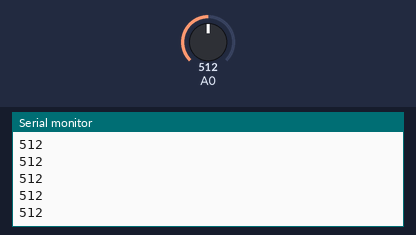
A sketch run on a simulated Arduino Uno, built with avr-gcc and run on an emulated ATmega328P. On the bench: the last lines printed to the serial monitor. Inputs (shaded band) come from the test bench; at power-on: A0 = 512.

Above: at 1.2 s.
1.3 s: A0 set to 716
At 1.31 s:
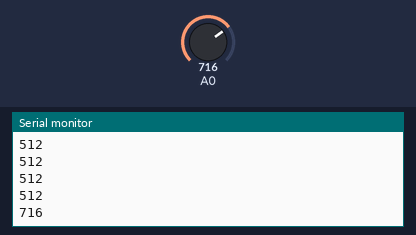
2.8 s: A0 set to 900
At 2.81 s:
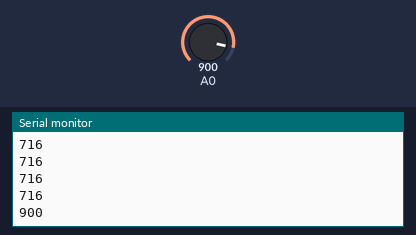
Timing chart, 0 to 5.8 s (numbered marks = the images above; inputs shaded):
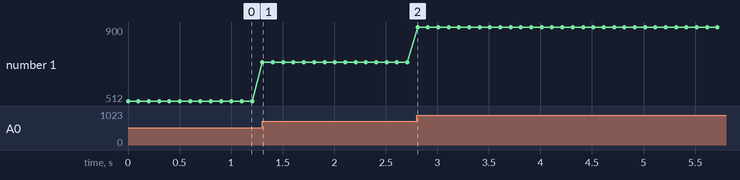

The sketch:

sensor_test.ino
```cpp
// Sensor test - first test of the force sensitive resistor (FSR)
// Reads the sensor on pin A0 ten times a second and prints the value,
// so it can be watched in the Arduino Serial Plotter (9600 baud).
// Results: about 2-3 at rest, and up to about 900 when squeezed hard.

void setup() {
  Serial.begin(9600);
}

void loop() {
  int squeeze = analogRead(A0);
  Serial.println(squeeze);
  delay(100);
}
```

Measured:
- after the input at 1.3 s, the serial monitor: prints a new line at once (image 1)
- after the input at 2.8 s, the serial monitor: prints a new line at once (image 2)
- plotted number 1: 512 → 716 after the input at 1.3 s, 716 → 900 after the input at 2.8 s
